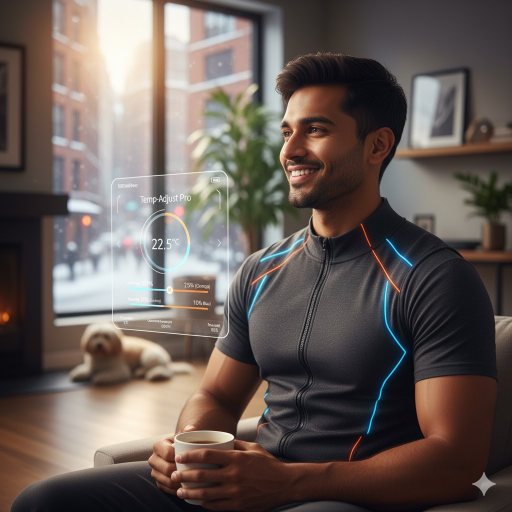
#> input picture Test.jpg, 1024 x 1024 px (shown at 1/2 size)
$ python -i detect.py   (imports and definitions only)   (older library calls are emulated)
#> lines starting #> are read from the running program, lines starting #| are printed output that depends on the picture
from __future__ import annotations

import json
import math
import mimetypes
import os
import statistics
import wave
from dataclasses import dataclass, asdict
from pathlib import Path
from typing import Any, Dict, List, Optional, Tuple

import numpy as np

try:
    import cv2
except Exception:
    cv2 = None


IMAGE_EXTENSIONS = {".jpg", ".jpeg", ".png", ".bmp", ".tiff", ".webp"}
VIDEO_EXTENSIONS = {".mp4", ".mov", ".avi", ".mkv", ".webm"}
AUDIO_EXTENSIONS = {".wav", ".mp3", ".aac", ".flac", ".ogg", ".m4a"}


@dataclass
class Evidence:
    name: str
    score: float
    details: Dict[str, Any]


@dataclass
class DetectionResult:
    input_path: str
    media_type: str
    ai_generated_confidence: float
    authenticity_confidence: float
    predicted_source: str
    evidences: List[Evidence]
    metadata: Dict[str, Any]
    notes: List[str]

    # [4 lines left out: function to_dict, not called in this run]

    def to_json(self) -> str:
        return json.dumps(self.to_dict(), indent=2)


@dataclass
class DetectorConfig:
    video_sample_limit: int = 12
    ai_threshold: float = 0.55


class DeepfakeDetector:
    def __init__(self, config: Optional[DetectorConfig] = None) -> None:
        self.config = config or DetectorConfig()

    def analyze(self, file_path: str) -> DetectionResult:
        path = Path(file_path)
        if not path.exists():
            raise FileNotFoundError(f"File not found: {path}")

        metadata = self._extract_metadata(path)
        media_type = self._infer_media_type(path)
        notes: List[str] = []

        if media_type == "image":
            score, evidences = self._analyze_image(path)
        elif media_type == "video":
            score, evidences = self._analyze_video(path)
        elif media_type == "audio":
            score, evidences = self._analyze_audio(path)
        else:
            score, evidences = self._analyze_unknown(path)
            notes.append("Unknown media type: falling back to metadata-only analysis.")

        ai_score = self._clamp(score)
        authenticity = self._clamp(1.0 - ai_score)
        predicted_source = self._predict_source(evidences, media_type)

        if ai_score >= self.config.ai_threshold:
            notes.append("Likely AI-generated or manipulated content.")
        else:
            notes.append("Likely authentic or insufficient AI artifacts.")

        notes.append(
            "Model/source prediction is heuristic and not forensic proof."
        )

        return DetectionResult(
            input_path=str(path),
            media_type=media_type,
            ai_generated_confidence=round(ai_score, 4),
            authenticity_confidence=round(authenticity, 4),
            predicted_source=predicted_source,
            evidences=evidences,
            metadata=metadata,
            notes=notes,
        )

    def _extract_metadata(self, path: Path) -> Dict[str, Any]:
        stat = path.stat()
        guessed_mime, _ = mimetypes.guess_type(str(path))
        return {
            "name": path.name,
            "suffix": path.suffix.lower(),
            "size_bytes": stat.st_size,
            "modified_time": stat.st_mtime,
            "mime_type": guessed_mime or "unknown",
        }

    def _infer_media_type(self, path: Path) -> str:
        suffix = path.suffix.lower()
        if suffix in IMAGE_EXTENSIONS:
            return "image"
        if suffix in VIDEO_EXTENSIONS:
            return "video"
        if suffix in AUDIO_EXTENSIONS:
            return "audio"
        guessed_mime, _ = mimetypes.guess_type(str(path))
        if guessed_mime:
            if guessed_mime.startswith("image/"):
                return "image"
            if guessed_mime.startswith("video/"):
                return "video"
            if guessed_mime.startswith("audio/"):
                return "audio"
        return "unknown"

    def _analyze_image(self, path: Path) -> Tuple[float, List[Evidence]]:
        if cv2 is None:
            return 0.45, [
                Evidence(
                    name="opencv_missing",
                    score=0.45,
                    details={"reason": "opencv-python is required for image analysis"},
                )
            ]

        image = cv2.imread(str(path), cv2.IMREAD_COLOR)
#> image is the input picture: shape (1024, 1024, 3); mean B, G, R 88, 93, 103.9
        if image is None:
            return 0.5, [
                Evidence(
                    name="image_load_error",
                    score=0.5,
                    details={"reason": "could not load image"},
                )
            ]

        gray = cv2.cvtColor(image, cv2.COLOR_BGR2GRAY)
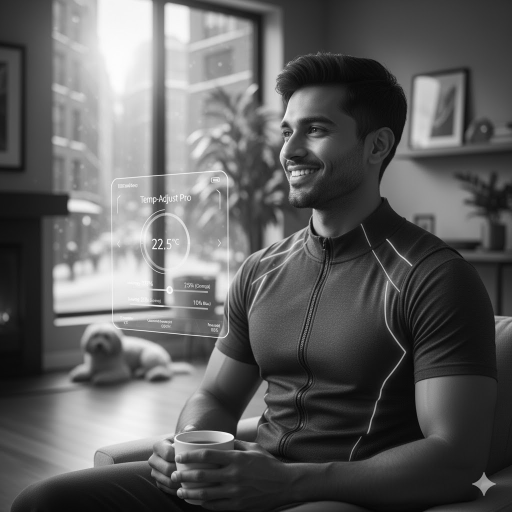
#> gray: shape (1024, 1024) (shown at 1/2 size); min 1, max 255, mean 95.7

        laplacian_var = float(cv2.Laplacian(gray, cv2.CV_64F).var())
#> laplacian_var = 228.3
        edges = cv2.Canny(gray, threshold1=100, threshold2=200)
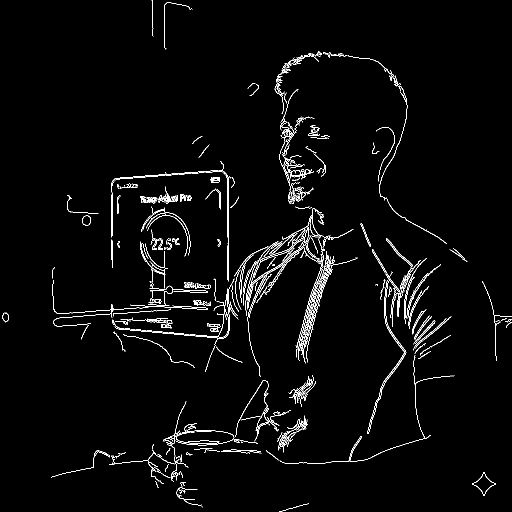
#> edges: shape (1024, 1024) (shown at 1/2 size); 2.4% white in thin lines or dots
        edge_density = float(np.count_nonzero(edges) / edges.size)
#> edge_density = 0.0244

        freq_features = self._frequency_features(gray)
        high_freq_ratio = freq_features["high_frequency_ratio"]
        radial_spike_score = freq_features["radial_spike_score"]

        score = self._weighted_sum(
            [
                (self._normalize(laplacian_var, 40, 600), 0.25),
                (self._normalize(edge_density, 0.05, 0.28), 0.2),
                (self._normalize(high_freq_ratio, 0.08, 0.30), 0.35),
                (self._normalize(radial_spike_score, 0.01, 0.09), 0.2),
            ]
        )

        evidences = [
            Evidence(
                name="sharpness_pattern",
                score=round(self._normalize(laplacian_var, 40, 600), 4),
                details={"laplacian_variance": round(laplacian_var, 3)},
            ),
            Evidence(
                name="edge_distribution",
                score=round(self._normalize(edge_density, 0.05, 0.28), 4),
                details={"edge_density": round(edge_density, 5)},
            ),
            Evidence(
                name="frequency_signature",
                score=round(self._normalize(high_freq_ratio, 0.08, 0.30), 4),
                details={
                    "high_frequency_ratio": round(high_freq_ratio, 5),
                    "radial_spike_score": round(radial_spike_score, 5),
                },
            ),
        ]

        return score, evidences

    # [207 lines left out: functions _analyze_video, _analyze_audio, _analyze_unknown, _analyze_image_frame, not called in this run]

    def _frequency_features(self, gray: np.ndarray) -> Dict[str, float]:
        normalized = gray.astype(np.float32) / 255.0
        fft = np.fft.fft2(normalized)
        shifted = np.fft.fftshift(fft)
        magnitude = np.abs(shifted)

        h, w = gray.shape
#> h = 1024; w = 1024
        cy, cx = h // 2, w // 2
#> cy = 512; cx = 512
        y_grid, x_grid = np.ogrid[:h, :w]
#> y_grid = 1024 values from 0 to 1023
        radius = np.sqrt((x_grid - cx) ** 2 + (y_grid - cy) ** 2)
        radius_norm = radius / (np.max(radius) + 1e-8)

        high_band = magnitude[radius_norm > 0.6]
        low_band = magnitude[radius_norm <= 0.6]

        high_energy = float(np.mean(high_band)) if high_band.size else 0.0
#> high_energy = 8.39
        low_energy = float(np.mean(low_band)) if low_band.size else 1e-8
#> low_energy = 49.79
        high_frequency_ratio = high_energy / (low_energy + 1e-8)
#> high_frequency_ratio = 0.168

        radial_profile = self._radial_profile(magnitude, radius.astype(np.int32))
        spike_score = float(np.std(radial_profile[-10:])) if radial_profile.size >= 10 else 0.0

        return {
            "high_frequency_ratio": high_frequency_ratio,
            "radial_spike_score": spike_score,
        }

    def _radial_profile(self, magnitude: np.ndarray, radius: np.ndarray) -> np.ndarray:
        r_max = int(np.max(radius))
#> r_max = 724
        profile = np.zeros(r_max + 1, dtype=np.float64)
#> profile = 725 values from 0 to 0
        counts = np.zeros(r_max + 1, dtype=np.int64)
#> counts = 725 values from 0 to 0

        flat_r = radius.ravel()
        flat_mag = magnitude.ravel()

        for i in range(flat_r.size):
            r = flat_r[i]
            profile[r] += flat_mag[i]
            counts[r] += 1
#> this loop made 1048576 passes
#> r on passes 1 to 3: 724, 723, 722
#> after the loop, counts = 725 values, max 3232 at index 507, min 1 at index 0, mean 1446.3; profile = 725 values, max 393482.6 at index 0, min 2.61 at index 724, mean 45995.1
#> in _frequency_features, `radial_profile = self._radial_profile(magnitude, radius.astype(np.int3..`: radial_profile = 725 values, max 393482.6 at index 0, min 2.61 at index 724, mean 803.6
#> in _frequency_features, `spike_score = float(np.std(radial_profile[-10:])) if radial_profile.si..`: spike_score = 0.54
#> in _analyze_image, `freq_features = self._frequency_features(gray)`: freq_features = {'high_frequency_ratio': 0.168, 'radial_spike_score': 0.54}
#> in _analyze_image, `high_freq_ratio = freq_features["high_frequency_ratio"]`: high_freq_ratio = 0.168
#> in _analyze_image, `radial_spike_score = freq_features["radial_spike_score"]`: radial_spike_score = 0.54

        valid = counts > 0
        profile[valid] = profile[valid] / counts[valid]
        return profile

    def _predict_source(self, evidences: List[Evidence], media_type: str) -> str:
        if media_type == "audio":
            return "Likely neural voice synthesis (prototype guess)"

        freq = next((e for e in evidences if e.name == "frequency_signature"), None)
        temporal = next((e for e in evidences if e.name == "temporal_inconsistency"), None)

        if freq and freq.score > 0.72:
            return "Likely diffusion-style image generation (prototype guess)"
        if temporal and temporal.score > 0.7:
            return "Likely face-swap/manipulation pipeline (prototype guess)"
        return "Source model uncertain"

    @staticmethod
    def _normalize(value: float, min_v: float, max_v: float) -> float:
        if max_v <= min_v:
            return 0.0
        return float(np.clip((value - min_v) / (max_v - min_v), 0.0, 1.0))

    @staticmethod
    def _clamp(value: float) -> float:
        return float(np.clip(value, 0.0, 1.0))

    @staticmethod
    def _weighted_sum(components: List[Tuple[float, float]]) -> float:
        total_weight = sum(weight for _, weight in components)
#> total_weight = 1
        if total_weight == 0:
            return 0.0
        weighted_total = sum(value * weight for value, weight in components)
#> weighted_total = 0.425
        return weighted_total / total_weight

>>> result = DeepfakeDetector().analyze('Test.jpg')
#> in analyze, `score, evidences = self._analyze_image(path)`: evidences = 3 items
#> in analyze, `ai_score = self._clamp(score)`: ai_score = 0.425
#> in analyze, `authenticity = self._clamp(1.0 - ai_score)`: authenticity = 0.575
#> in analyze, `predicted_source = self._predict_source(evidences, media_type)`: predicted_source = 'Source model uncertain'
